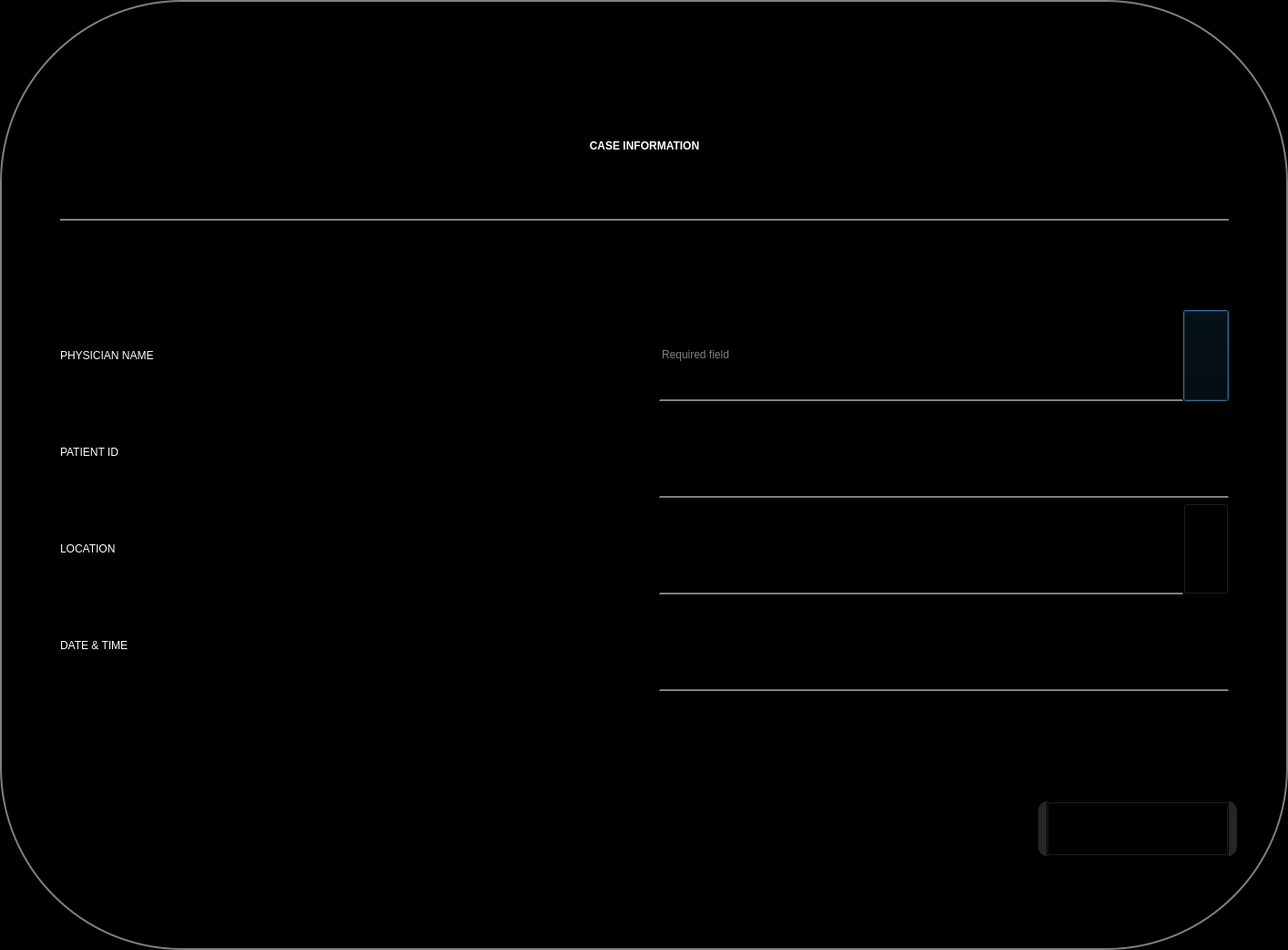
<?xml version="1.0" encoding="UTF-8"?>
<ui version="4.0">
 <class>CaseInformationDialog</class>
 <widget class="QDialog" name="CaseInformationDialog">
  <property name="windowModality">
   <enum>Qt::WindowModal</enum>
  </property>
  <property name="enabled">
   <bool>true</bool>
  </property>
  <property name="geometry">
   <rect>
    <x>0</x>
    <y>0</y>
    <width>1413</width>
    <height>1042</height>
   </rect>
  </property>
  <property name="windowTitle">
   <string>Dialog</string>
  </property>
  <property name="styleSheet">
   <string notr="true">QWidget{
background-color:black;
color:white;
}
QLabel{
font:20pt &quot;Helvetica Neue&quot;;
}
QLabel#labelInfo{
font:12pt &quot;Helvetica Neue&quot;;
}
QLabel#labelTitle{
border-bottom:2px solid grey;
font:30pt &quot;Helvetica Neue&quot;;
font-weight:600
}
QLineEdit{
font:20pt &quot;Helvetica Neue&quot;;
color:#A9A9A9;
}
QFrame{
border:0px;
}
QFrame#frame{
background-color:#262626;
border-radius:10px;
}
QPushButton{
font:16pt;
color:black;
}
QDialog{
border:2px solid grey; 
border-radius:200px;
}
QLineEdit{
border-top: 0px;
border-bottom: 2px solid grey;
color:white;
}</string>
  </property>
  <property name="modal">
   <bool>true</bool>
  </property>
  <widget class="QFrame" name="frameInternal">
   <property name="geometry">
    <rect>
     <x>57</x>
     <y>71</y>
     <width>1300</width>
     <height>900</height>
    </rect>
   </property>
   <property name="minimumSize">
    <size>
     <width>1300</width>
     <height>900</height>
    </size>
   </property>
   <property name="maximumSize">
    <size>
     <width>1300</width>
     <height>900</height>
    </size>
   </property>
   <property name="frameShape">
    <enum>QFrame::StyledPanel</enum>
   </property>
   <property name="frameShadow">
    <enum>QFrame::Raised</enum>
   </property>
   <layout class="QVBoxLayout" name="verticalLayout_2">
    <property name="spacing">
     <number>80</number>
    </property>
    <property name="leftMargin">
     <number>0</number>
    </property>
    <property name="topMargin">
     <number>0</number>
    </property>
    <property name="rightMargin">
     <number>0</number>
    </property>
    <property name="bottomMargin">
     <number>0</number>
    </property>
    <item>
     <widget class="QFrame" name="frameTitle">
      <property name="minimumSize">
       <size>
        <width>0</width>
        <height>180</height>
       </size>
      </property>
      <property name="styleSheet">
       <string notr="true"/>
      </property>
      <property name="frameShape">
       <enum>QFrame::StyledPanel</enum>
      </property>
      <property name="frameShadow">
       <enum>QFrame::Raised</enum>
      </property>
      <layout class="QVBoxLayout" name="verticalLayout">
       <item>
        <widget class="QLabel" name="labelTitle">
         <property name="sizePolicy">
          <sizepolicy hsizetype="Expanding" vsizetype="Preferred">
           <horstretch>0</horstretch>
           <verstretch>0</verstretch>
          </sizepolicy>
         </property>
         <property name="minimumSize">
          <size>
           <width>0</width>
           <height>120</height>
          </size>
         </property>
         <property name="maximumSize">
          <size>
           <width>16777215</width>
           <height>16777214</height>
          </size>
         </property>
         <property name="styleSheet">
          <string notr="true"/>
         </property>
         <property name="frameShape">
          <enum>QFrame::NoFrame</enum>
         </property>
         <property name="text">
          <string>CASE INFORMATION</string>
         </property>
         <property name="alignment">
          <set>Qt::AlignCenter</set>
         </property>
        </widget>
       </item>
      </layout>
     </widget>
    </item>
    <item>
     <widget class="QFrame" name="frameInfo">
      <property name="frameShape">
       <enum>QFrame::StyledPanel</enum>
      </property>
      <property name="frameShadow">
       <enum>QFrame::Raised</enum>
      </property>
      <layout class="QFormLayout" name="formLayout">
       <item row="0" column="0">
        <widget class="QLabel" name="labelPhysicianName">
         <property name="minimumSize">
          <size>
           <width>651</width>
           <height>91</height>
          </size>
         </property>
         <property name="text">
          <string>PHYSICIAN NAME</string>
         </property>
         <property name="buddy">
          <cstring>lineEditPhysicianName</cstring>
         </property>
        </widget>
       </item>
       <item row="0" column="1">
        <layout class="QHBoxLayout" name="horizontalLayout_2">
         <property name="spacing">
          <number>0</number>
         </property>
         <item>
          <widget class="ConsoleLineEdit" name="lineEditPhysicianName">
           <property name="minimumSize">
            <size>
             <width>510</width>
             <height>100</height>
            </size>
           </property>
           <property name="maximumSize">
            <size>
             <width>600</width>
             <height>16777215</height>
            </size>
           </property>
           <property name="styleSheet">
            <string notr="true">color:grey;
font:12pt &quot;Helvetica Neue&quot;;
</string>
           </property>
           <property name="text">
            <string>Required field</string>
           </property>
          </widget>
         </item>
         <item>
          <widget class="QPushButton" name="pushButtonPhysicianNameDown">
           <property name="sizePolicy">
            <sizepolicy hsizetype="Preferred" vsizetype="Preferred">
             <horstretch>0</horstretch>
             <verstretch>0</verstretch>
            </sizepolicy>
           </property>
           <property name="maximumSize">
            <size>
             <width>50</width>
             <height>16777215</height>
            </size>
           </property>
           <property name="styleSheet">
            <string notr="true"/>
           </property>
           <property name="text">
            <string/>
           </property>
           <property name="icon">
            <iconset>
             <normalon>:/octConsole/dropdown</normalon>
            </iconset>
           </property>
           <property name="iconSize">
            <size>
             <width>50</width>
             <height>50</height>
            </size>
           </property>
          </widget>
         </item>
        </layout>
       </item>
       <item row="1" column="0">
        <widget class="QLabel" name="labelPatientId">
         <property name="minimumSize">
          <size>
           <width>651</width>
           <height>91</height>
          </size>
         </property>
         <property name="text">
          <string>PATIENT ID</string>
         </property>
        </widget>
       </item>
       <item row="1" column="1">
        <widget class="ConsoleLineEdit" name="lineEditPatientId">
         <property name="minimumSize">
          <size>
           <width>611</width>
           <height>100</height>
          </size>
         </property>
        </widget>
       </item>
       <item row="2" column="0">
        <widget class="QLabel" name="labelLocation">
         <property name="minimumSize">
          <size>
           <width>651</width>
           <height>91</height>
          </size>
         </property>
         <property name="text">
          <string>LOCATION</string>
         </property>
        </widget>
       </item>
       <item row="2" column="1">
        <layout class="QHBoxLayout" name="horizontalLayout_3">
         <property name="spacing">
          <number>0</number>
         </property>
         <item>
          <widget class="ConsoleLineEdit" name="lineEditLocation">
           <property name="minimumSize">
            <size>
             <width>510</width>
             <height>100</height>
            </size>
           </property>
           <property name="maximumSize">
            <size>
             <width>600</width>
             <height>16777215</height>
            </size>
           </property>
          </widget>
         </item>
         <item>
          <widget class="QPushButton" name="pushButtonLocationDown">
           <property name="sizePolicy">
            <sizepolicy hsizetype="Preferred" vsizetype="Preferred">
             <horstretch>0</horstretch>
             <verstretch>0</verstretch>
            </sizepolicy>
           </property>
           <property name="maximumSize">
            <size>
             <width>50</width>
             <height>16777215</height>
            </size>
           </property>
           <property name="styleSheet">
            <string notr="true">QPushButton{
background-color:black;
border-bottom: 2px solid rgb( 169, 169, 169 );
}</string>
           </property>
           <property name="text">
            <string/>
           </property>
           <property name="icon">
            <iconset>
             <normalon>:/octConsole/dropdown</normalon>
            </iconset>
           </property>
           <property name="iconSize">
            <size>
             <width>50</width>
             <height>50</height>
            </size>
           </property>
          </widget>
         </item>
        </layout>
       </item>
       <item row="3" column="0">
        <widget class="QLabel" name="labelDateAndTime">
         <property name="minimumSize">
          <size>
           <width>651</width>
           <height>91</height>
          </size>
         </property>
         <property name="text">
          <string>DATE &amp; TIME</string>
         </property>
        </widget>
       </item>
       <item row="3" column="1">
        <widget class="QLineEdit" name="lineEditDateAndTime">
         <property name="minimumSize">
          <size>
           <width>611</width>
           <height>100</height>
          </size>
         </property>
         <property name="text">
          <string/>
         </property>
         <property name="readOnly">
          <bool>true</bool>
         </property>
        </widget>
       </item>
      </layout>
     </widget>
    </item>
    <item>
     <widget class="QFrame" name="frameNext">
      <property name="styleSheet">
       <string notr="true"/>
      </property>
      <property name="frameShape">
       <enum>QFrame::StyledPanel</enum>
      </property>
      <property name="frameShadow">
       <enum>QFrame::Raised</enum>
      </property>
      <layout class="QHBoxLayout" name="horizontalLayout">
       <property name="spacing">
        <number>0</number>
       </property>
       <property name="leftMargin">
        <number>0</number>
       </property>
       <property name="topMargin">
        <number>0</number>
       </property>
       <property name="rightMargin">
        <number>0</number>
       </property>
       <property name="bottomMargin">
        <number>0</number>
       </property>
       <item>
        <spacer name="horizontalSpacer">
         <property name="orientation">
          <enum>Qt::Horizontal</enum>
         </property>
         <property name="sizeHint" stdset="0">
          <size>
           <width>358</width>
           <height>20</height>
          </size>
         </property>
        </spacer>
       </item>
       <item>
        <widget class="QFrame" name="frame">
         <property name="maximumSize">
          <size>
           <width>16777215</width>
           <height>60</height>
          </size>
         </property>
         <property name="styleSheet">
          <string notr="true"/>
         </property>
         <property name="frameShape">
          <enum>QFrame::StyledPanel</enum>
         </property>
         <property name="frameShadow">
          <enum>QFrame::Raised</enum>
         </property>
         <layout class="QVBoxLayout" name="verticalLayout_3">
          <property name="spacing">
           <number>0</number>
          </property>
          <property name="topMargin">
           <number>0</number>
          </property>
          <property name="bottomMargin">
           <number>0</number>
          </property>
          <item>
           <widget class="QPushButton" name="pushButtonNext">
            <property name="enabled">
             <bool>true</bool>
            </property>
            <property name="sizePolicy">
             <sizepolicy hsizetype="Preferred" vsizetype="Fixed">
              <horstretch>0</horstretch>
              <verstretch>0</verstretch>
             </sizepolicy>
            </property>
            <property name="minimumSize">
             <size>
              <width>200</width>
              <height>60</height>
             </size>
            </property>
            <property name="maximumSize">
             <size>
              <width>200</width>
              <height>60</height>
             </size>
            </property>
            <property name="styleSheet">
             <string notr="true"/>
            </property>
            <property name="text">
             <string>NEXT &gt;</string>
            </property>
            <property name="autoDefault">
             <bool>false</bool>
            </property>
           </widget>
          </item>
         </layout>
        </widget>
       </item>
      </layout>
     </widget>
    </item>
   </layout>
  </widget>
 </widget>
 <customwidgets>
  <customwidget>
   <class>ConsoleLineEdit</class>
   <extends>QLineEdit</extends>
   <header location="global">consoleLineEdit.h</header>
  </customwidget>
 </customwidgets>
 <tabstops>
  <tabstop>lineEditPhysicianName</tabstop>
  <tabstop>lineEditPatientId</tabstop>
  <tabstop>lineEditLocation</tabstop>
  <tabstop>lineEditDateAndTime</tabstop>
  <tabstop>pushButtonNext</tabstop>
 </tabstops>
 <resources/>
 <connections/>
</ui>
